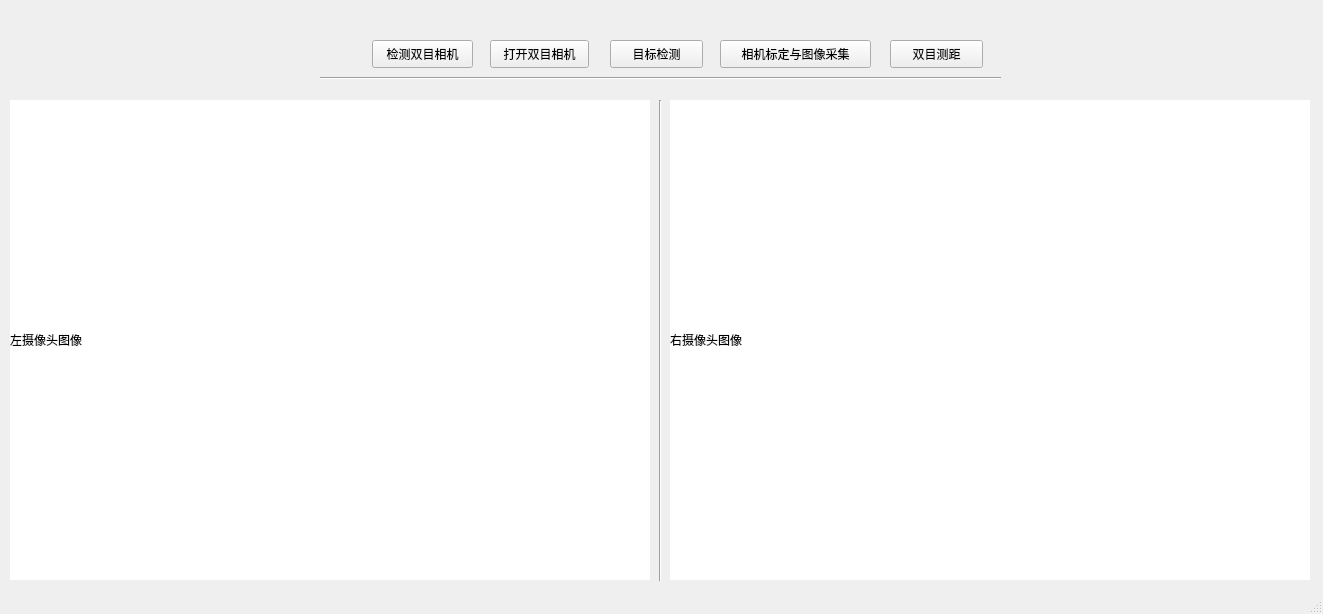
<?xml version="1.0" encoding="UTF-8"?>
<ui version="4.0">
 <class>MainWindow</class>
 <widget class="QMainWindow" name="MainWindow">
  <property name="geometry">
   <rect>
    <x>0</x>
    <y>0</y>
    <width>1323</width>
    <height>614</height>
   </rect>
  </property>
  <property name="windowTitle">
   <string>MainWindow</string>
  </property>
  <property name="styleSheet">
   <string notr="true">QLabel{
	background-color:white;
}</string>
  </property>
  <widget class="QWidget" name="centralwidget">
   <widget class="QLabel" name="left_image">
    <property name="geometry">
     <rect>
      <x>10</x>
      <y>100</y>
      <width>640</width>
      <height>480</height>
     </rect>
    </property>
    <property name="text">
     <string>左摄像头图像</string>
    </property>
   </widget>
   <widget class="QLabel" name="right_image">
    <property name="geometry">
     <rect>
      <x>670</x>
      <y>100</y>
      <width>640</width>
      <height>480</height>
     </rect>
    </property>
    <property name="text">
     <string>右摄像头图像</string>
    </property>
   </widget>
   <widget class="Line" name="line">
    <property name="geometry">
     <rect>
      <x>320</x>
      <y>70</y>
      <width>681</width>
      <height>16</height>
     </rect>
    </property>
    <property name="orientation">
     <enum>Qt::Horizontal</enum>
    </property>
   </widget>
   <widget class="Line" name="line_2">
    <property name="geometry">
     <rect>
      <x>650</x>
      <y>100</y>
      <width>20</width>
      <height>481</height>
     </rect>
    </property>
    <property name="orientation">
     <enum>Qt::Vertical</enum>
    </property>
   </widget>
   <widget class="QPushButton" name="btnOpen">
    <property name="geometry">
     <rect>
      <x>490</x>
      <y>40</y>
      <width>99</width>
      <height>28</height>
     </rect>
    </property>
    <property name="text">
     <string>打开双目相机</string>
    </property>
   </widget>
   <widget class="QPushButton" name="btnDetect">
    <property name="geometry">
     <rect>
      <x>610</x>
      <y>40</y>
      <width>93</width>
      <height>28</height>
     </rect>
    </property>
    <property name="text">
     <string>目标检测</string>
    </property>
   </widget>
   <widget class="QPushButton" name="btnStandard">
    <property name="geometry">
     <rect>
      <x>720</x>
      <y>40</y>
      <width>151</width>
      <height>28</height>
     </rect>
    </property>
    <property name="text">
     <string>相机标定与图像采集</string>
    </property>
   </widget>
   <widget class="QPushButton" name="btnMeasure">
    <property name="geometry">
     <rect>
      <x>890</x>
      <y>40</y>
      <width>93</width>
      <height>28</height>
     </rect>
    </property>
    <property name="text">
     <string>双目测距</string>
    </property>
   </widget>
   <widget class="QPushButton" name="btnScanCam">
    <property name="geometry">
     <rect>
      <x>372</x>
      <y>40</y>
      <width>101</width>
      <height>28</height>
     </rect>
    </property>
    <property name="text">
     <string>检测双目相机</string>
    </property>
   </widget>
  </widget>
  <widget class="QStatusBar" name="statusbar"/>
  <action name="ActCam">
   <property name="text">
    <string>测试相机</string>
   </property>
  </action>
 </widget>
 <resources/>
 <connections/>
</ui>
